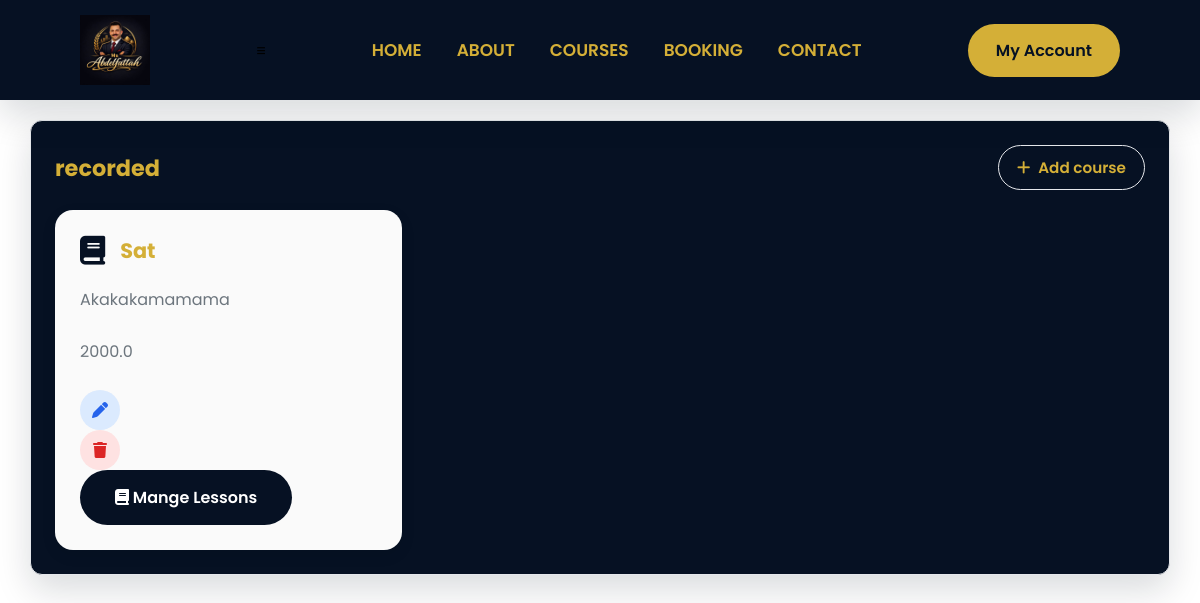
The app's page /admin/recorded (signed in) with its own data.
### models/recorded.py (models this page shows)
class Recorded(db.Model):
    __tablename__ = "recorded"
    id = db.Column(db.Integer, primary_key=True)
    title = db.Column(db.String(100), nullable=False)
    description = db.Column(db.Text)
    price = db.Column(db.Float, nullable=True)
    thumbnail = db.Column(db.String(255), nullable=True)
    lessons = db.relationship("Lessons", backref="recorded", cascade="all, delete-orphan")
    purchase = db.relationship("Purchase", backref="recorded", lazy=True)

### routes/recorded.py (the view)
@recorded.route("/admin/recorded", methods=["POST", "GET"])
@login_required
@admin_required
def recorded_courses():
    recorded = Recorded.query.all()
    return render_template("admin/recorded.html" ,recorded=recorded , name= "recorded")

### file.py (called while the page is built)
@login_manager.user_loader
def load_user(user_id):
    return db.session.get(User, int(user_id))

### templates/admin/recorded.html
{% extends "base.html"%}
{%block body%}
<div class="admin-container">
    <div class="card-admin">
        <div class="card-header">
            <h2 class="card-title">recorded</h2>
            <a href="/admin/recorded/add" class="btn-admin outline-btn">
                <i class="fa-solid fa-plus"></i>
                Add course
            </a>
        </div>
        <div class="course-grid">
            {% for recorded in recorded%}
            <div class="course-card">
           <div class="course-card-header">
              <i class="fa-solid fa-book"></i>
              <h3>{{recorded.title}}</h3>
           </div>
           <p>{{recorded.description}}</p>
           <p>{{recorded.price}}</p>
           <div class="course-actions">
            <a href="{{ url_for('recorded.edit_course', id=recorded.id)}}"class="action-btn edit-btn">
                <i class="fa-solid fa-pen"></i>
            </a>
            <a href="{{ url_for('recorded.delete_course', id=recorded.id)}}" class="action-btn delete-btn">
                <i class="fa-solid fa-trash"></i>
            </a>
            <a href="{{ url_for('recorded.lessons', id=recorded.id)}}" class="btn">
                <i class="fa-solid fa-book"></i>
                Mange Lessons
            </a>
           </div>
       </div>
     {%endfor%}
</div>
{%endblock%}

### static/css/style.css (style rules this page uses)
:root { --primary-color:#061123; --secondary-color:#d4af37; --background-color:#dee2e6; --white:#ffffff; --black:#000000; --dark-light:#14213d; --gray:#6c757d; --light-gray:#ced4da; --border-color:#adb5bd; --success:#2ecc71; --danger:#e63946; --warning:#fca311; --card-bg:#ffffff; --card-hover:#f9f9fa; --button-primary:#fca311; --button-hover:#d98c00; --button-dark:#061123; --shadow:0 15px 35px rgba(6, 17, 35,.15); --radius:10px; --trnasition:.35s ease; }
* { margin: 0; padding: 0; box-sizing: border-box; }
body { font-family: 'poppins', sans-serif; background: var(--white); color: var(--black); overflow-x: hidden; }
a { text-decoration: none; color: inherit; }
.btn { display: inline-block; padding:15px 35px; background: var(--primary-color); color: var(--white); border-radius: 50px; font-weight: 600; transition: var(--trnasition); }

### static/css/admin.css (style rules this page uses)
:root { --primary-color:#061123; --secondary-color:#d4af37; --background-color:#dee2e6; --white:#ffffff; --black:#000000; --dark-light:#14213d; --gray:#6c757d; --light-gray:#ced4da; --border-color:#adb5bd; --success:#2ecc71; --danger:#e63946; --warning:#fca311; --shadow:0 15px 35px rgba(6, 17, 35,.15); --radius:12px; --transition:.35s ease; }
* { margin: 0; padding: 0; box-sizing: border-box; }
body { background: var(--white); color: var(--black); overflow-x: hidden; }
.admin-container { padding-top: 80px; width: 95%; max-width: 1400px; margin: 40px auto; }
.card-admin { width: 100%; background: var(--primary-color); border: 1px solid #E5E7EB; border-radius: var(--radius); box-shadow: var(--shadow); padding: 24PX; transition: var(--transition); }
.card-header { display: flex; justify-content: space-between; align-items: center; margin-bottom: 20px; }
.card-title { font-size: 1.4rem; font-weight: 700; color: var(--secondary-color); }
.btn-admin { display: inline-flex; align-items: center; justify-content: center; gap: 8px; padding:10px 18px; border: none; border-radius: 50px; font-size: .95rem; cursor: pointer; font-weight: 600; text-decoration: none; transition: var(--trnasition); }
.outline-btn { background:transparent; color: var(--secondary-color); border: 1px solid #E5E7EB; }
.course-grid { display: grid; grid-template-columns: repeat(3,1fr); gap: 25px; }
.course-card { background: var(--white); border-radius: var(--radius); box-shadow: var(--shadow); padding: 25px; transition: var(--transition); }
.course-card-header { display: flex; align-items: center; gap: 15px; margin-bottom: 20px; }
.course-card-header i { font-size: 1.8rem; color: var(--primary-color); }
.course-card-header h3 { font-size: 1.3rem; color: var(--secondary-color); }
.course-card p { color: var(--gray); line-height: 1.7; margin-bottom: 25px; }
.action-btn { width: 40px; height: 40px; border: none; border-radius: 50%; display: flex; justify-content: center; align-items: center; cursor: pointer; transition: var(--transition); text-decoration: none; }
.edit-btn { background: #dbeafe; color: #2563eb; }
.delete-btn { background: #fee2e2; color: #dc2626; }
.course-card { border-radius:18px; overflow:hidden; background:#fafafa; transition:.3s; box-shadow:0 5px 15px rgba(0,0,0,.08); }

### records on screen
Recorded: title "Sat", description "Akakakamamama", price "2000.0"
